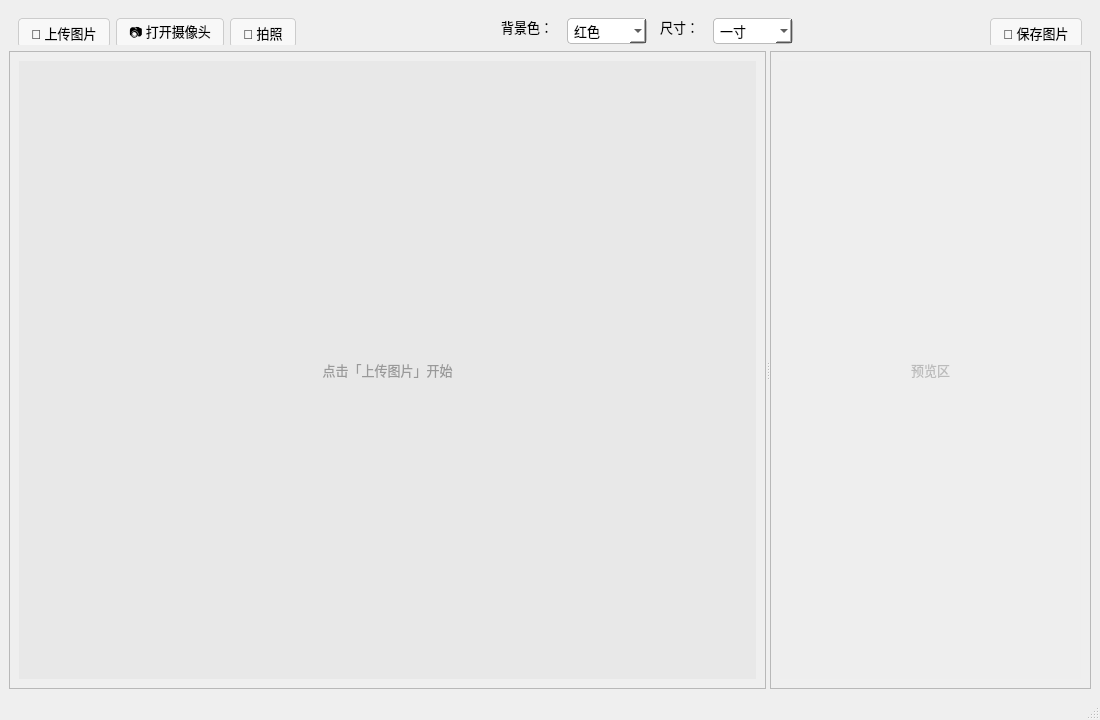
<?xml version="1.0" encoding="UTF-8"?>
<ui version="4.0">
 <class>MainWindow</class>
 <widget class="QMainWindow" name="MainWindow">
  <property name="geometry">
   <rect>
    <x>0</x>
    <y>0</y>
    <width>1100</width>
    <height>720</height>
   </rect>
  </property>
  <property name="windowTitle">
   <string>智能证件照制作工具</string>
  </property>
  <property name="styleSheet">
   <string notr="true">
    /* ── 紧凑工具栏样式 ──────────────── */
    QMainWindow, QWidget { font-size: 13px; }
    QPushButton {
        padding: 4px 12px;
        border: 1px solid #ccc;
        border-radius: 4px;
        background: #f8f8f8;
        min-height: 20px;
        max-height: 28px;
    }
    QPushButton:hover {
        background: #e8e8e8;
        border-color: #aaa;
    }
    QPushButton:pressed {
        background: #d8d8d8;
    }
    QComboBox {
        padding: 2px 6px;
        min-height: 20px;
        max-height: 26px;
        border: 1px solid #bbb;
        border-radius: 4px;
        background: white;
    }
    QLabel { padding: 0 4px; }
    QStatusBar { font-size: 12px; }
   </string>
  </property>
  <widget class="QWidget" name="centralwidget">
   <layout class="QVBoxLayout" name="centralLayout">
    <property name="leftMargin">6</property>
    <property name="topMargin">6</property>
    <property name="rightMargin">6</property>
    <property name="bottomMargin">6</property>

    <!-- ═══ 顶部工具栏 ═══ -->
    <item>
     <widget class="QWidget" name="toolbar" native="true">
      <property name="maximumSize">
       <size>
        <width>16777215</width>
        <height>36</height>
       </size>
      </property>
      <layout class="QHBoxLayout" name="toolbarLayout">
       <property name="leftMargin">2</property>
       <property name="topMargin">2</property>
       <property name="rightMargin">2</property>
       <property name="bottomMargin">2</property>
       <property name="spacing">4</property>
       <item>
        <widget class="QPushButton" name="btn_upload">
         <property name="text">
          <string>📁 上传图片</string>
         </property>
        </widget>
       </item>
       <item>
        <widget class="QPushButton" name="btn_camera">
         <property name="text">
          <string>📷 打开摄像头</string>
         </property>
        </widget>
       </item>
       <item>
        <widget class="QPushButton" name="btn_capture">
         <property name="text">
          <string>📸 拍照</string>
         </property>
        </widget>
       </item>
       <item>
        <spacer name="toolbarSpacerLeft">
         <property name="orientation">
          <enum>Qt::Horizontal</enum>
         </property>
         <property name="sizeHint" stdset="0">
          <size>
           <width>20</width>
           <height>20</height>
          </size>
         </property>
        </spacer>
       </item>
       <item>
        <widget class="QLabel" name="lbl_bg_color">
         <property name="text">
          <string>背景色：</string>
         </property>
        </widget>
       </item>
       <item>
        <widget class="QComboBox" name="combo_bg">
         <property name="minimumSize">
          <size>
           <width>80</width>
           <height>0</height>
          </size>
         </property>
         <property name="currentText">
          <string>红色</string>
         </property>
         <item>
          <property name="text">
           <string>红色</string>
          </property>
         </item>
         <item>
          <property name="text">
           <string>蓝色</string>
          </property>
         </item>
         <item>
          <property name="text">
           <string>白色</string>
          </property>
         </item>
         <item>
          <property name="text">
           <string>灰色</string>
          </property>
         </item>
         <item>
          <property name="text">
           <string>绿色</string>
          </property>
         </item>
        </widget>
       </item>
       <item>
        <widget class="QLabel" name="lbl_size">
         <property name="text">
          <string>尺寸：</string>
         </property>
        </widget>
       </item>
       <item>
        <widget class="QComboBox" name="combo_size">
         <property name="minimumSize">
          <size>
           <width>80</width>
           <height>0</height>
          </size>
         </property>
         <property name="currentText">
          <string>一寸</string>
         </property>
         <item>
          <property name="text">
           <string>一寸</string>
          </property>
         </item>
         <item>
          <property name="text">
           <string>二寸</string>
          </property>
         </item>
         <item>
          <property name="text">
           <string>小一寸</string>
          </property>
         </item>
         <item>
          <property name="text">
           <string>大一寸</string>
          </property>
         </item>
         <item>
          <property name="text">
           <string>小二寸</string>
          </property>
         </item>
         <item>
          <property name="text">
           <string>大二寸</string>
          </property>
         </item>
         <item>
          <property name="text">
           <string>三寸</string>
          </property>
         </item>
         <item>
          <property name="text">
           <string>五寸</string>
          </property>
         </item>
         <item>
          <property name="text">
           <string>护照</string>
          </property>
         </item>
         <item>
          <property name="text">
           <string>签证</string>
          </property>
         </item>
         <item>
          <property name="text">
           <string>驾驶证</string>
          </property>
         </item>
        </widget>
       </item>
       <item>
        <spacer name="toolbarSpacerRight">
         <property name="orientation">
          <enum>Qt::Horizontal</enum>
         </property>
         <property name="sizeHint" stdset="0">
          <size>
           <width>20</width>
           <height>20</height>
          </size>
         </property>
        </spacer>
       </item>
       <item>
        <widget class="QPushButton" name="btn_save">
         <property name="text">
          <string>💾 保存图片</string>
         </property>
        </widget>
       </item>
      </layout>
     </widget>
    </item>

    <!-- ═══ 主工作区（左右分栏） ═══ -->
    <item>
     <widget class="QSplitter" name="workSplitter">
      <property name="orientation">
       <enum>Qt::Horizontal</enum>
      </property>

      <!-- 左侧：原图区 -->
      <widget class="QScrollArea" name="leftScrollArea">
       <property name="widgetResizable">
        <bool>true</bool>
       </property>
       <property name="minimumSize">
        <size>
         <width>400</width>
         <height>0</height>
        </size>
       </property>
       <widget class="QWidget" name="leftScrollContents">
        <property name="geometry">
         <rect>
          <x>0</x>
          <y>0</y>
          <width>400</width>
          <height>600</height>
         </rect>
        </property>
        <layout class="QVBoxLayout" name="leftScrollLayout">
         <property name="leftMargin">0</property>
         <property name="topMargin">0</property>
         <property name="rightMargin">0</property>
         <property name="bottomMargin">0</property>
         <item>
          <widget class="QLabel" name="label_original">
           <property name="text">
            <string>点击「上传图片」开始</string>
           </property>
           <property name="alignment">
            <set>Qt::AlignCenter</set>
           </property>
           <property name="styleSheet">
            <string notr="true">background-color: #e8e8e8; color: #999;</string>
           </property>
          </widget>
         </item>
        </layout>
       </widget>
      </widget>

      <!-- 右侧：预览区 -->
      <widget class="QScrollArea" name="rightScrollArea">
       <property name="widgetResizable">
        <bool>true</bool>
       </property>
       <property name="minimumSize">
        <size>
         <width>320</width>
         <height>0</height>
        </size>
       </property>
       <widget class="QWidget" name="rightScrollContents">
        <property name="geometry">
         <rect>
          <x>0</x>
          <y>0</y>
          <width>320</width>
          <height>600</height>
         </rect>
        </property>
        <layout class="QVBoxLayout" name="rightScrollLayout">
         <property name="leftMargin">0</property>
         <property name="topMargin">0</property>
         <property name="rightMargin">0</property>
         <property name="bottomMargin">0</property>
         <item>
          <widget class="QLabel" name="label_preview">
           <property name="text">
            <string>预览区</string>
           </property>
           <property name="alignment">
            <set>Qt::AlignCenter</set>
           </property>
           <property name="styleSheet">
            <string notr="true">background-color: #eeeeee; color: #bbb;</string>
           </property>
          </widget>
         </item>
        </layout>
       </widget>
      </widget>
     </widget>
    </item>

   </layout>
  </widget>

  <!-- ═══ 状态栏 ═══ -->
  <widget class="QStatusBar" name="statusbar">
   <property name="statusTip">
    <string/>
   </property>
  </widget>
 </widget>
 <resources/>
 <connections/>
</ui>
